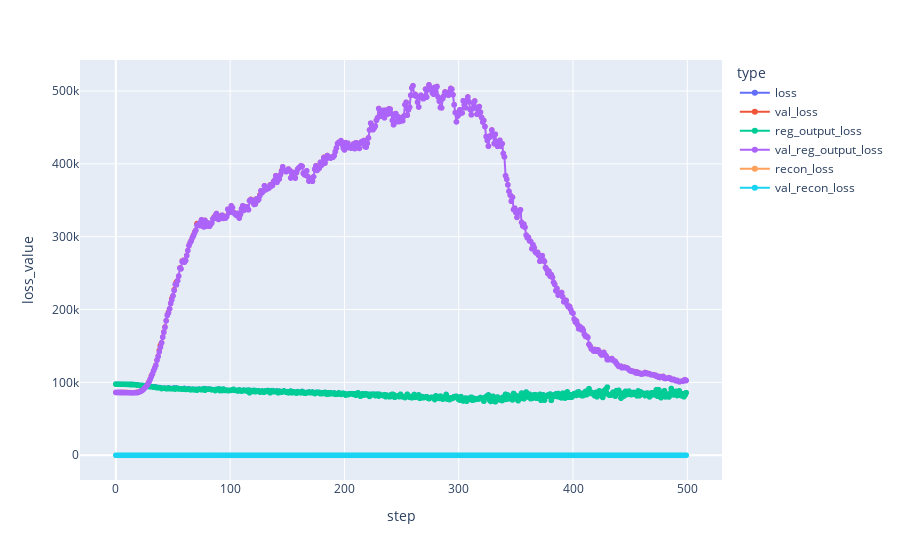

This figure's notebook cell:
### Code cell
import plotly.express as px

fig = px.line(plot_df_long, x="step", y="loss_value", color="type", markers=True)
fig.show()

### Figure 1 — Plotly figure (JSON) as saved in the notebook; plotly's stock layout.template omitted (floating-point values rounded to 4 significant figures; data arrays with more than 128 entries replaced by an {"elided": "..."} marker saying what was removed)
{"data": [{"hovertemplate": "type=loss<br>step=%{x}<br>loss_value=%{y}<extra></extra>", "legendgroup": "loss", "line": {"color": "#636efa", "dash": "solid"}, "marker": {"symbol": "circle"}, "mode": "lines+markers", "name": "loss", "showlegend": true, "type": "scattergl", "x": {"elided": "500 int values"}, "xaxis": "x", "y": {"elided": "500 float values"}, "yaxis": "y"}, {"hovertemplate": "type=val_loss<br>step=%{x}<br>loss_value=%{y}<extra></extra>", "legendgroup": "val_loss", "line": {"color": "#EF553B", "dash": "solid"}, "marker": {"symbol": "circle"}, "mode": "lines+markers", "name": "val_loss", "showlegend": true, "type": "scattergl", "x": {"elided": "500 int values"}, "xaxis": "x", "y": {"elided": "500 float values"}, "yaxis": "y"}, {"hovertemplate": "type=reg_output_loss<br>step=%{x}<br>loss_value=%{y}<extra></extra>", "legendgroup": "reg_output_loss", "line": {"color": "#00cc96", "dash": "solid"}, "marker": {"symbol": "circle"}, "mode": "lines+markers", "name": "reg_output_loss", "showlegend": true, "type": "scattergl", "x": {"elided": "500 int values"}, "xaxis": "x", "y": {"elided": "500 float values"}, "yaxis": "y"}, {"hovertemplate": "type=val_reg_output_loss<br>step=%{x}<br>loss_value=%{y}<extra></extra>", "legendgroup": "val_reg_output_loss", "line": {"color": "#ab63fa", "dash": "solid"}, "marker": {"symbol": "circle"}, "mode": "lines+markers", "name": "val_reg_output_loss", "showlegend": true, "type": "scattergl", "x": {"elided": "500 int values"}, "xaxis": "x", "y": {"elided": "500 float values"}, "yaxis": "y"}, {"hovertemplate": "type=recon_loss<br>step=%{x}<br>loss_value=%{y}<extra></extra>", "legendgroup": "recon_loss", "line": {"color": "#FFA15A", "dash": "solid"}, "marker": {"symbol": "circle"}, "mode": "lines+markers", "name": "recon_loss", "showlegend": true, "type": "scattergl", "x": {"elided": "500 int values"}, "xaxis": "x", "y": {"elided": "500 float values"}, "yaxis": "y"}, {"hovertemplate": "type=val_recon_loss<br>step=%{x}<br>loss_value=%{y}<extra></extra>", "legendgroup": "val_recon_loss", "line": {"color": "#19d3f3", "dash": "solid"}, "marker": {"symbol": "circle"}, "mode": "lines+markers", "name": "val_recon_loss", "showlegend": true, "type": "scattergl", "x": {"elided": "500 int values"}, "xaxis": "x", "y": {"elided": "500 float values"}, "yaxis": "y"}], "layout": {"legend": {"title": {"text": "type"}, "tracegroupgap": 0}, "margin": {"t": 60}, "xaxis": {"anchor": "y", "domain": [0, 1], "title": {"text": "step"}}, "yaxis": {"anchor": "x", "domain": [0, 1], "title": {"text": "loss_value"}}}}
